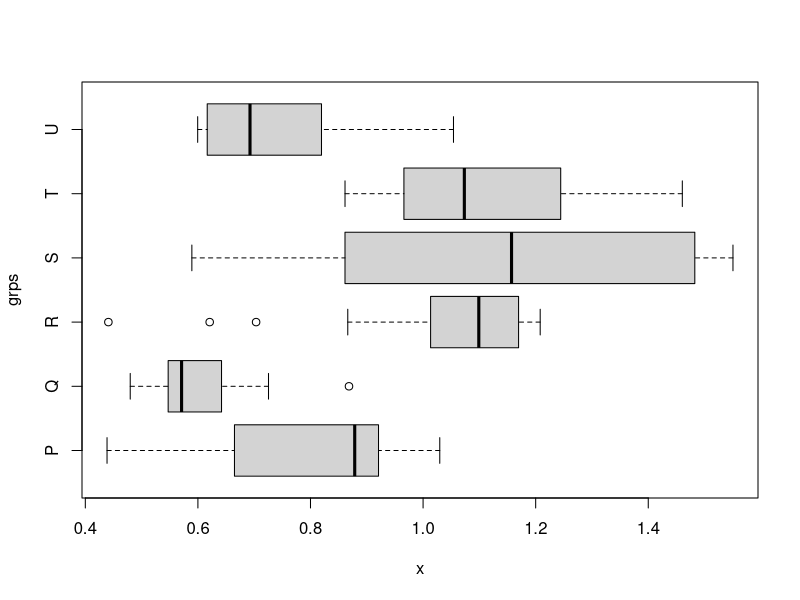

The R source for this figure:
## ---- chunk 1
## DATA GENERATION
b1 = 10**runif(6,-0.5,0.75)
b2 = 10**runif(6,-0.5,0.75)
scale = 10**(sample(-1:3,1))
bottom = runif(6)*scale
r = bottom*runif(6,0.3,2)

x = numeric()
for(i in 1:6){
  x = c(x, sort(rbeta(23,b1[i],b2[i])*scale+bottom[i]))
}

ms = c("weight","length","time","speed")
us = c("kg","m","s","m/s")

rvs = c("P","Q","R","S","T","U")

## ---- chunk 2
grps = c(rep("P",23),rep("Q",23),rep("R",23),rep("S",23),rep("T",23),rep("U",23))
boxplot(x~grps, horizontal=T)
